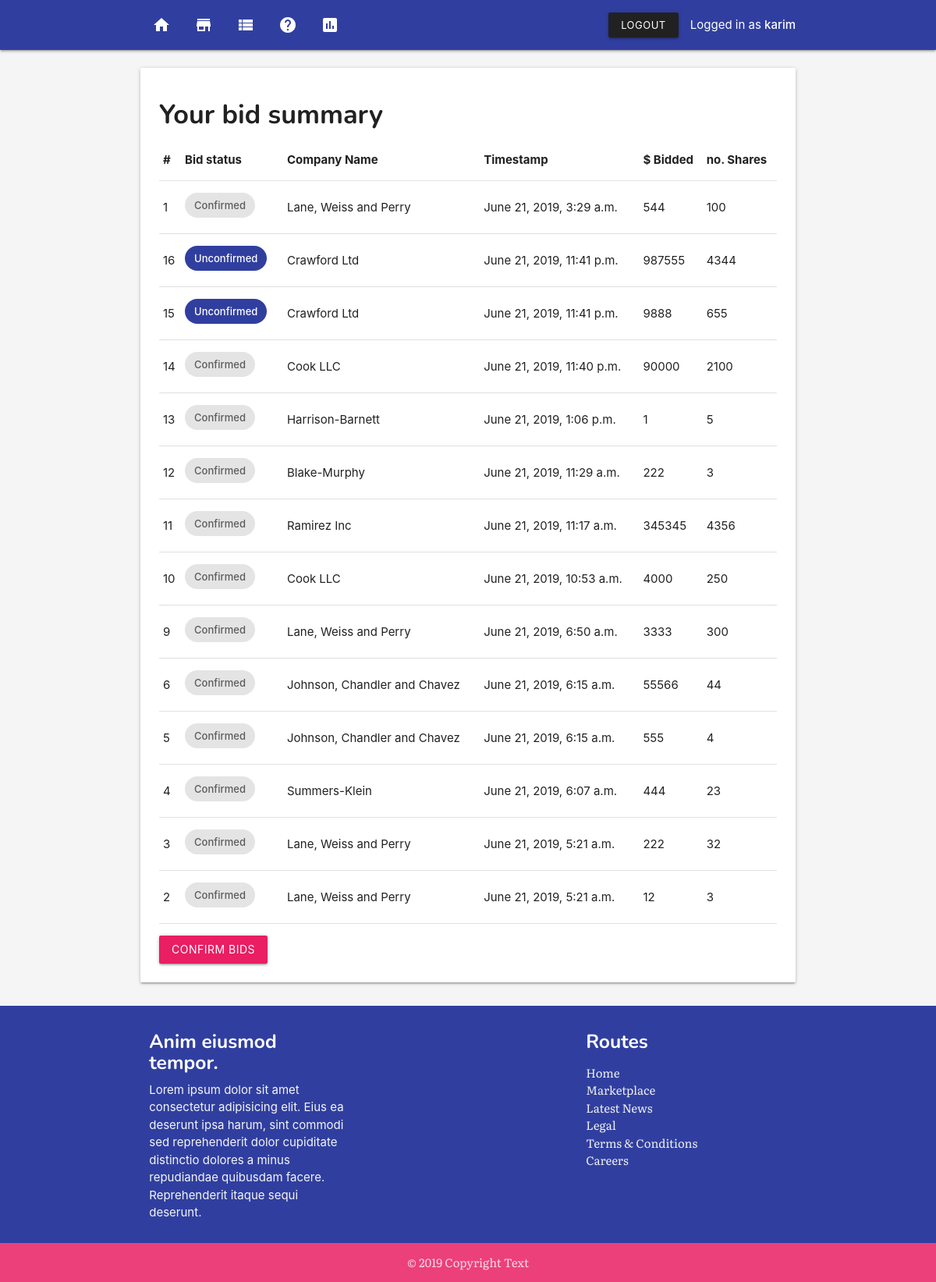
Page /my-bids/ (signed in) on the committed database.
### app/models.py (models this page shows, shortened)
class PlacementBid(models.Model):
    user = models.ForeignKey(User, on_delete=models.CASCADE)
    placement = models.ForeignKey(Placement, on_delete=models.CASCADE)
    bid  = models.ForeignKey(Bid, on_delete=models.CASCADE)
    offer = models.IntegerField()
    shares = models.IntegerField()
    confirmed = models.BooleanField(default=False)
    placementbid_created = models.DateTimeField(auto_now_add=True)
    placementbid_modified = models.DateTimeField(auto_now=True)
    class Meta:
        ordering = ['-placementbid_modified']

class Placement(models.Model):
    placement_title = models.CharField(max_length=255)
    placement_slug = models.SlugField()
    placement_company = models.ForeignKey(Company, on_delete=models.CASCADE)
    placement_created = models.DateTimeField(auto_now_add=True)
    placement_modified = models.DateTimeField(auto_now=True)

class Company(models.Model):
    company_name = models.CharField(max_length=255)
    company_address = models.CharField(max_length=255)
    company_description = models.TextField(default="There is currently no description available for this company.")
    company_created = models.DateTimeField(auto_now_add=True)
    company_modified = models.DateTimeField(auto_now=True)
    def __str__(self):
        return self.company_name

### app/views.py (the view)
# urls.py: path('my-bids/', views.bid_summary, name='bid-summary' ),
@login_required
def bid_summary(request):
    user_first = User.objects.all().first()
    bids = PlacementBid.objects.filter(user=user_first.id)
    context = {'bids': bids}
    return render(request, 'bid-summary.html', context)

### templates/bid-summary.html
{% extends 'base.html' %}
{% block content %}
{% include 'nav.html' %}
<section class="section">
    <section class="container">
        <div class="card">
            <div class="card-content">
                <h4>Your bid summary</h4>
                <table class="table responsive-table">
                    <thead>
                        <tr>
                            <th>#</th>
                            <th>Bid status</th>
                            <th>Company Name</th>
                            <th>Timestamp</th>
                            <th>$ Bidded</th>
                            <th>no. Shares</th>
                        </tr>
                    </thead>
                    <tbody>
                        {% for b in bids %}
                            <tr>
                                <td>{{ b.id }}</td>
                                <td>{% if b.confirmed %}<span class="chip">Confirmed</span>{%else%} <span class="chip indigo darken-2 white-text">Unconfirmed</span>       {%endif%}</td>
                                <td>{{ b.placement.placement_company }}</td>
                                <td>{{ b.placementbid_created }}</td>
                                <td>{{ b.offer}}</td>
                                <td>{{ b.shares}}</td>
                            </tr>
                        {% endfor %}
                    </tbody>
                </table>
                <a href="{% url 'app:confirm-bids' %}" style="margin-top: 1rem;" class="btn waves-light waves-effect pink">Confirm Bids</a>
            </div>
        </div>
    </section>
</section>
{% include 'footer.html' %}
{% endblock content %}

### templates/nav.html (shortened to what this page needs)
<nav>
<div class="nav-wrapper indigo darken-2">
    <div class="container">
    <ul class="left hide-on-med-and-down">
            <li><a href="{% url 'app:home' %}"><i class="material-icons">home</i></a></li>
        <li><a href="{% url 'app:placements' %}"><i class="material-icons">store</i></a></li>
        <li><a href="{% url 'app:bid-summary' %}"><i class="material-icons">view_list</i></a></li>
        <li><a href="{% url 'app:about' %}"><i class="material-icons">help</i></a></li>
        <li><a href="{% url 'app:dashboard' %}"><i class="material-icons">insert_chart</i></a></li>
    </ul>
    <ul class="right hide-on-med-and-down">
            {% if user.is_authenticated %}
            <li><a class="btn-small waves-effect waves-light grey darken-4" href="{% url 'app:logout' %}">Logout</a></li>
            <li>Logged in as <strong>{{ user.username }}</strong></li>
        {% endif %}
    </ul>
</div>
</div>
</nav>

### templates/base.html (style rules this page uses)
h1, h2, h3, h4, h5, h6 { margin-top: .5em !important; font-family: 'Nunito', sans-serif; font-weight: bold; }
body { display: flex; min-height: 100vh; flex-direction: column; }

### rows in the picture
PlacementBid: id "1", confirmed "Confirmed", placement.placement_company "Lane, Weiss and Perry", placementbid_created "June 21, 2019, 3:29 a.m.", offer "544", shares "100"
PlacementBid: id "16", confirmed "Unconfirmed", placement.placement_company "Crawford Ltd", placementbid_created "June 21, 2019, 11:41 p.m.", offer "987555", shares "4344"
PlacementBid: id "15", confirmed "Unconfirmed", placement.placement_company "Crawford Ltd", placementbid_created "June 21, 2019, 11:41 p.m.", offer "9888", shares "655"
PlacementBid: id "14", confirmed "Confirmed", placement.placement_company "Cook LLC", placementbid_created "June 21, 2019, 11:40 p.m.", offer "90000", shares "2100"
PlacementBid: id "13", confirmed "Confirmed", placement.placement_company "Harrison-Barnett", placementbid_created "June 21, 2019, 1:06 p.m.", offer "1", shares "5"
PlacementBid: id "12", confirmed "Confirmed", placement.placement_company "Blake-Murphy", placementbid_created "June 21, 2019, 11:29 a.m.", offer "222", shares "3"
PlacementBid: id "11", confirmed "Confirmed", placement.placement_company "Ramirez Inc", placementbid_created "June 21, 2019, 11:17 a.m.", offer "345345", shares "4356"
PlacementBid: id "10", confirmed "Confirmed", placement.placement_company "Cook LLC", placementbid_created "June 21, 2019, 10:53 a.m.", offer "4000", shares "250"
PlacementBid: id "9", confirmed "Confirmed", placement.placement_company "Lane, Weiss and Perry", placementbid_created "June 21, 2019, 6:50 a.m.", offer "3333", shares "300"
PlacementBid: id "6", confirmed "Confirmed", placement.placement_company "Johnson, Chandler and Chavez", placementbid_created "June 21, 2019, 6:15 a.m.", offer "55566", shares "44"
PlacementBid: id "5", confirmed "Confirmed", placement.placement_company "Johnson, Chandler and Chavez", placementbid_created "June 21, 2019, 6:15 a.m.", offer "555", shares "4"
PlacementBid: id "4", confirmed "Confirmed", placement.placement_company "Summers-Klein", placementbid_created "June 21, 2019, 6:07 a.m.", offer "444", shares "23"
PlacementBid: id "3", confirmed "Confirmed", placement.placement_company "Lane, Weiss and Perry", placementbid_created "June 21, 2019, 5:21 a.m.", offer "222", shares "32"
PlacementBid: id "2", confirmed "Confirmed", placement.placement_company "Lane, Weiss and Perry", placementbid_created "June 21, 2019, 5:21 a.m.", offer "12", shares "3"

### other values in the picture
{{ user.username }} "karim"
